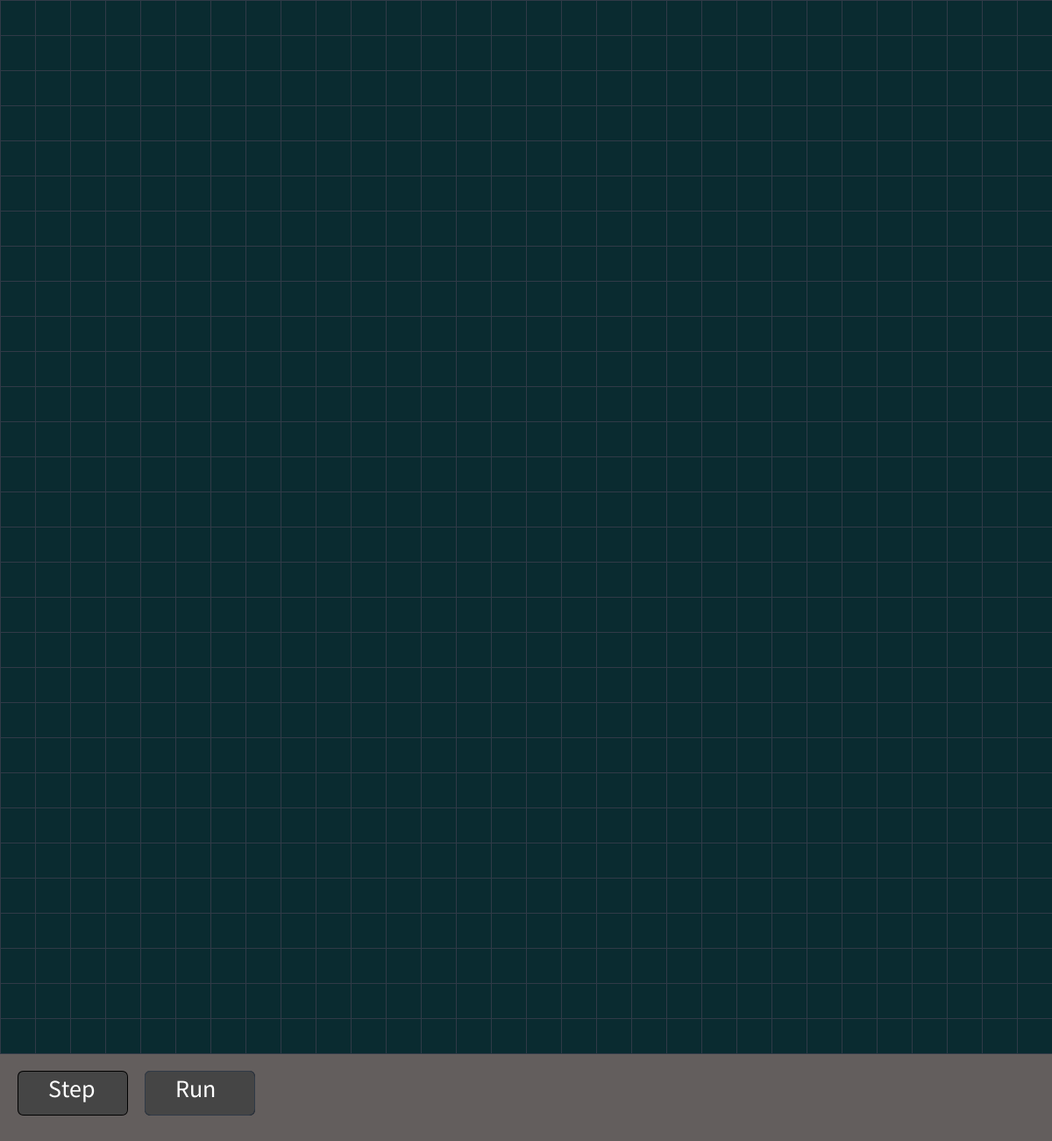
Frame 1 (no input)
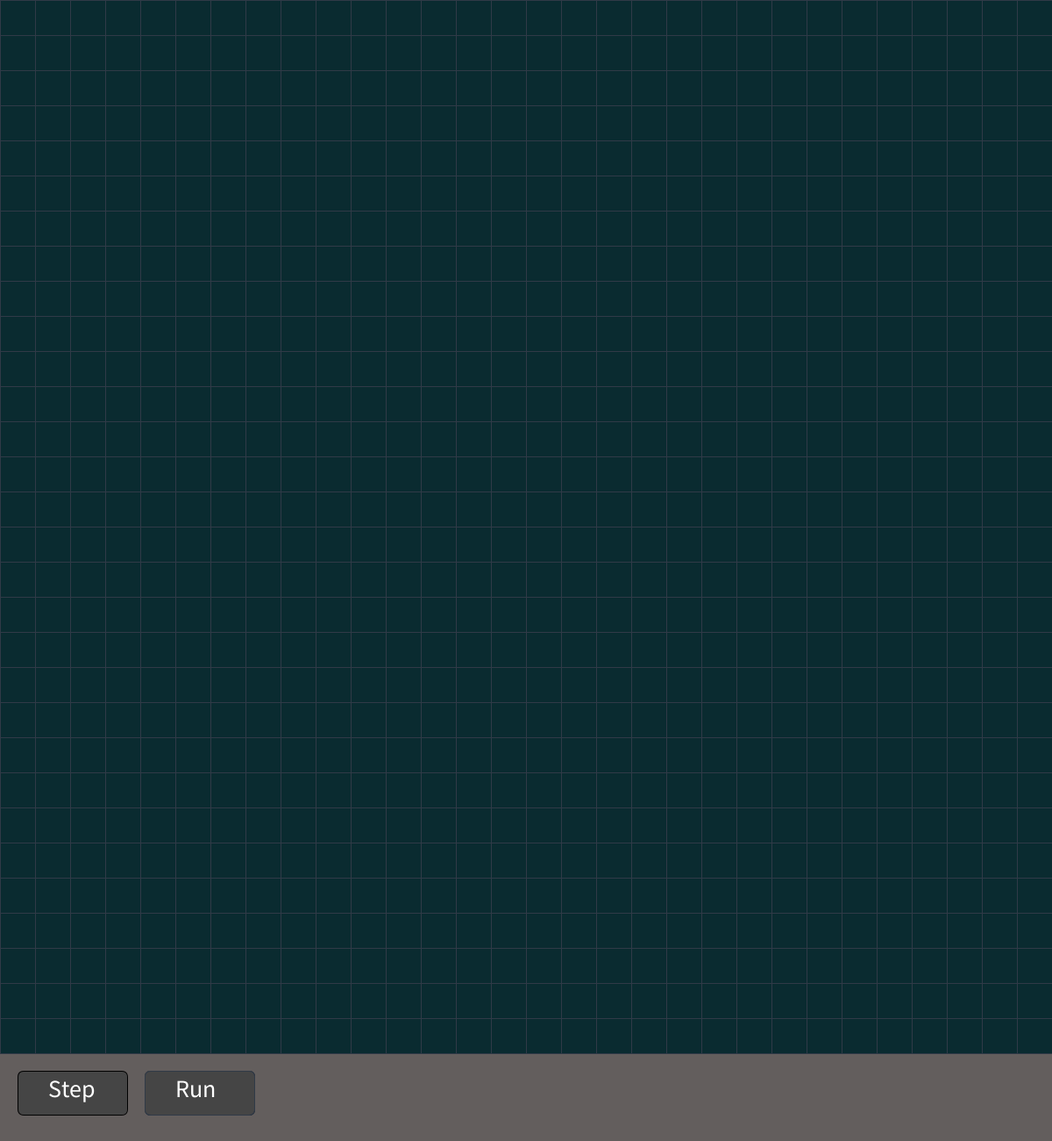
Frame 2 (the mouse pressed at the canvas centre, redrawn once)

The Processing sketch that drew these frames (run headless with seeded random() and noise(); the mouse was pressed at the canvas centre and the sketch redrawn once):

// Processing sketch: grid
// ── grid.pde
int GRID_WIDTH = 1200;
int GRID_HEIGHT = 1200;
int PANEL_HEIGHT = 100;
int SQUARE_SIZE = 40;
int ROW_COUNT = GRID_HEIGHT / SQUARE_SIZE;
int COL_COUNT = GRID_WIDTH / SQUARE_SIZE;
int ALIVE = 1;
int DEAD = 0;
color COLOR_DEAD = #0a2b30;
color COLOR_ALIVE = #45dae7;
color COLOR_TEXT = #FFFFFF;
color COLOR_GRID = #303a47;
color COLOR_BTN = #454545;
color COLOR_BG = #635e5d;
boolean IS_RUNNING = false;
int BUTTON_PADDING = 20;
int BUTTON_WIDTH = 125;
int BUTTON_HEIGHT = 50;
int BUTTON_OFFSET_RUN = 20;
int BUTTON_OFFSET_STEP = BUTTON_OFFSET_RUN + BUTTON_WIDTH + BUTTON_PADDING;
String LABEL_RUN = "Run";


int[] btnStep = {
  BUTTON_OFFSET_RUN,
  GRID_HEIGHT + BUTTON_PADDING,
  BUTTON_HEIGHT,
  BUTTON_WIDTH
};
int[] btnRun = {
  BUTTON_OFFSET_STEP,
  GRID_HEIGHT + BUTTON_PADDING,
  BUTTON_HEIGHT,
  BUTTON_WIDTH
};
int[][] grid = new int[ROW_COUNT][COL_COUNT];
int[][] gridSiblingCoordinates = {
  {-1, -1}, {0, -1}, {1, -1},
  {-1, 0},           {1, 0},
  {-1, 1},  {0,1},   {1,1}
};

/*

    ____    _    _     _     ____    _    ____ _  ______
   / ___|  / \  | |   | |   | __ )  / \  / ___| |/ / ___|
  | |     / _ \ | |   | |   |  _ \ / _ \| |   | ' /\___ \
  | |___ / ___ \| |___| |___| |_) / ___ \ |___| . \ ___) |
   \____/_/   \_\_____|_____|____/_/   \_\____|_|\_\____/


*/

void settings() {
  size(GRID_WIDTH, GRID_HEIGHT + PANEL_HEIGHT);
}

void setup() {
  background(COLOR_BG);
  frameRate(15);
  gridFill(DEAD);
  drawStepButton();
  drawRunButton();
  noLoop();
}

void draw() {
  for (int x=0; x < ROW_COUNT; ++x) {
    for (int y=0; y < COL_COUNT; ++y) {
      stroke(COLOR_GRID);
      fill(getStateColor(grid[x][y]));
      square(x * SQUARE_SIZE, y * SQUARE_SIZE, SQUARE_SIZE);
    }
  }
  drawRunButton();
  if (IS_RUNNING) {
    step();
  }
}

void mouseMoved() {
  int cursorType = CROSS;
  if (overlaysButton(btnStep)) {
    cursorType = HAND;
  }
  if (overlaysButton(btnRun)) {
    cursorType = HAND;
  }
  cursor(cursorType);
}

void mouseClicked() {
  if (overlaysButton(btnStep)) {
    if (!IS_RUNNING) {
      step();
    }
    return;
  }

  if (overlaysButton(btnRun)) {
    IS_RUNNING = !IS_RUNNING;
    if (IS_RUNNING) {
      loop();
    } else {
      drawRunButton();
      noLoop();
    }
  }

  redraw();
}

int[] lastDragPosition = new int[2];

void mouseDragged() {
  // TODO: Grant life on drag.
  if (mouseY >= GRID_HEIGHT) {
    return;
  }
  int rowPosition = floor(mouseX / SQUARE_SIZE);
  int colPosition = floor(mouseY / SQUARE_SIZE);
  if (lastDragPosition[0] != rowPosition || lastDragPosition[1] != colPosition) {
    grid[rowPosition][colPosition] = (grid[rowPosition][colPosition] == DEAD) ? ALIVE : DEAD;
    lastDragPosition[0] = rowPosition;
    lastDragPosition[1] = colPosition;
  }

  redraw();
}

/*

   ___ _   _ ___ _____ ___    _    _     ___ _____   _  _____ ___ ___  _   _ ____
  |_ _| \ | |_ _|_   _|_ _|  / \  | |   |_ _|__  /  / \|_   _|_ _/ _ \| \ | / ___|
   | ||  \| || |  | |  | |  / _ \ | |    | |  / /  / _ \ | |  | | | | |  \| \___ \
   | || |\  || |  | |  | | / ___ \| |___ | | / /_ / ___ \| |  | | |_| | |\  |___) |
  |___|_| \_|___| |_| |___/_/   \_\_____|___/____/_/   \_\_| |___\___/|_| \_|____/


*/

void gridFill(int val) {
  for (int x = 0; x < ROW_COUNT; ++x) {
    for (int y = 0; y < COL_COUNT; ++y) {
      grid[x][y] = val;
    }
  }
}

/*

   ____  _   _ _____ _____ ___  _   _ ____
  | __ )| | | |_   _|_   _/ _ \| \ | / ___|
  |  _ \| | | | | |   | || | | |  \| \___ \
  | |_) | |_| | | |   | || |_| | |\  |___) |
  |____/ \___/  |_|   |_| \___/|_| \_|____/


*/

void drawStepButton() {
  drawButton(btnStep, "Step");
}

void drawRunButton() {
  drawButton(btnRun, (IS_RUNNING ? "Stop" : LABEL_RUN ));
}

void drawButton(int[] btn, String label) {
  fill(COLOR_BTN);
  rect(
    btn[0],
    btn[1],
    btn[3],
    btn[2],
    7
  );
  textSize(28);
  fill(COLOR_TEXT);
  text(
    label,
    btn[0] + 35,
    btn[1] + 10,
    btn[3],
    btn[2]
  );

}

boolean overlaysButton(int []btn) {
  return (
    (mouseX > btn[0]) &&
    (mouseX < (btn[0] + btn[3])) &&
    (mouseY > btn[1]) &&
    (mouseY < (btn[1]+btn[2])));
}

/*

   ____  ____   ___   ____ _____ ____ ____ ___ _   _  ____
  |  _ \|  _ \ / _ \ / ___| ____/ ___/ ___|_ _| \ | |/ ___|
  | |_) | |_) | | | | |   |  _| \___ \___ \| ||  \| | |  _
  |  __/|  _ <| |_| | |___| |___ ___) |__) | || |\  | |_| |
  |_|   |_| \_\\___/ \____|_____|____/____/___|_| \_|\____|


*/

void step() {
  int[][] gridNew = new int[ROW_COUNT][COL_COUNT];
  boolean isGraveyard = true;
  for (int x = 0; x < ROW_COUNT; ++x) {
    for (int y = 0; y < COL_COUNT; ++y) {
      gridNew[x][y] = evaluate(x, y);
      if (gridNew[x][y] == ALIVE) {
        isGraveyard = false;
      }
    }
  }
  if (isGraveyard) {
    IS_RUNNING = false;
  }
  grid = gridNew;
}

int evaluate(int x, int y) {
  if (x >= ROW_COUNT) {
    return DEAD;
  }
  if (y >= COL_COUNT) {
    return DEAD;
  }
  int count = countNeighbors(x, y);
  if (count < 2) {
    return DEAD;
  }
  if (count > 3) {
    return DEAD;
  }
  if ((count == 2) && (grid[x][y] == ALIVE)) {
    return ALIVE;
  }
  if (count == 3) {
    return ALIVE;
  }
  return DEAD;
}

int countNeighbors(int x, int y) {
  int count = 0;
  for (int i=0; i < gridSiblingCoordinates.length; ++i) {
    int[] neighbor = getNeighbor(x, y, gridSiblingCoordinates[i]);
    if (grid[neighbor[0]][neighbor[1]] == ALIVE) {
      ++count;
    }
  }
  return count;
}

int[] getNeighbor(int x, int y, int[] neighbor) {
  // [ -1,-1  0,-1  1,-1 ]      [ 0,0 1,0 2,0 ]
  // [ -1, 0  0, 0  1, 0 ]  ==> [ 0,1 1,1 2,1 ]
  // [ -1, 1  0, 1  1, 1 ]      [ 0,2 1,2 2,2 ]
  int[] neighborPos = new int[2];
  neighborPos[0] = x + neighbor[0];
  neighborPos[1] = y + neighbor[1];
  neighborPos[0] = positionWithinBoundary(neighborPos[0], ROW_COUNT);
  neighborPos[1] = positionWithinBoundary(neighborPos[1], COL_COUNT);
  return neighborPos;
}

int positionWithinBoundary(int pos, int count) {
  if (pos < 0) return pos + count;
  if (pos >= count) return pos - count;
  return pos;
}

color getStateColor(int blockState) {
  if (blockState == ALIVE) {
    return COLOR_ALIVE;
  }
  return COLOR_DEAD;
}
